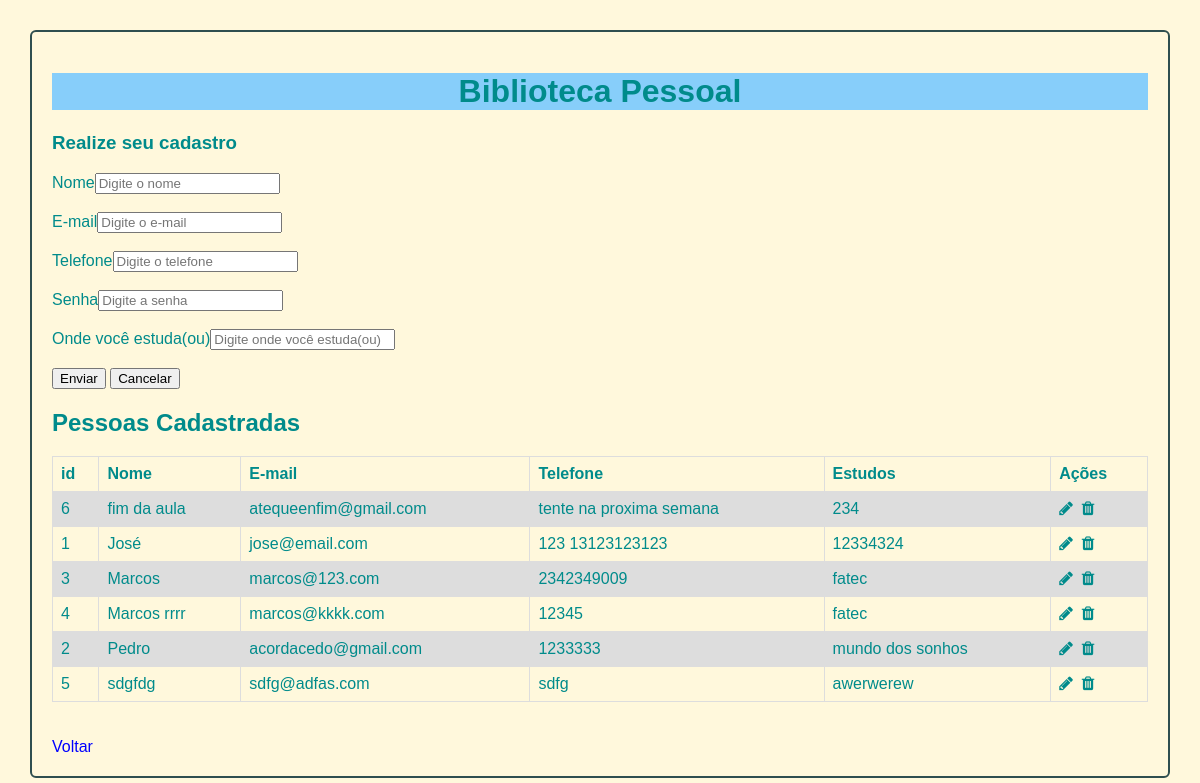
The page /cadpessoa.php (signed in) on the database its author committed.
### tables this page shows
CREATE TABLE `tbpessoas` (
  `id` int(11) NOT NULL,
  `nome` varchar(200) NOT NULL,
  `email` varchar(200) NOT NULL,
  `senha` varchar(20) NOT NULL,
  `telefone` varchar(25) NOT NULL,
  `estudos` varchar(250) NOT NULL
);

### cadpessoa.php (the view, shortened to what this page needs)
<!DOCTYPE html>
<html lang="pt-br">
<head>
    <link rel="stylesheet" href="estilos.css">
    <link rel="stylesheet" href="https://cdnjs.cloudflare.com/ajax/libs/font-awesome/4.7.0/css/font-awesome.min.css">
</head>
<body>
    <h1 class="textocentralizado">Biblioteca Pessoal</h1>
    <h3>Realize seu cadastro</h3>
<form name="form1" action="inserirpessoa.php" method="POST">
    <label>Nome</label><input type="text" name="nome" value="" placeholder="Digite o nome" required><br><br>
    <label>E-mail</label><input type="email" name="email" value="" placeholder="Digite o e-mail" required><br><br>
    <label>Telefone</label><input type="text" name="telefone" value="" placeholder="Digite o telefone" required><br><br>
    <label>Senha</label><input type="password" name="senha" value="" placeholder="Digite a senha" required><br><br>
    <label>Onde você estuda(ou)</label><input type="text" name="estudo" value=""
        placeholder="Digite onde você estuda(ou)" required><br><br>
    <input type="submit" value="Enviar">
    <input type="reset" value="Cancelar">
</form>
<?php
    if(isset($_SESSION["logado"]) && $_SESSION["logado"] == 'sim'){
    ?>
    <h2>Pessoas Cadastradas</h2>
    <table>
    <tr><th>id</th><th>Nome</th><th>E-mail</th><th>Telefone</th><th>Estudos</th><th>Ações</th></tr>
    <?php
        $sql="Select * from tbpessoas order by nome";
        require_once "conexao.php";
        $result = $conn->query($sql);
        $dados = $result->fetchAll(PDO::FETCH_ASSOC);
        foreach ($dados as $linha) {
            echo "<tr><td>".$linha["id"]."</td><td>".$linha["nome"]."</td><td> ".$linha["email"]."</td>".
            "<td>".$linha["telefone"]."</td><td>".$linha["estudos"]."</td>".
            "<td><a href='editarpessoa1.php?id=".$linha["id"]."'><i class='fa fa-pencil'></i></a> ".
            "&nbsp;<a href='excluirpessoa.php?id=".$linha["id"]."'><i class='fa fa-trash'></i></a></td>".
            "</tr>";
        }
    ?>
    </table><br><br>
    <a href="validarlogin.php">Voltar</a><br>
    <?php } else{
        echo "<a href='index.html'>Voltar</a><br>";
    } ?>
</body>
</html>

### estilos.css (style rules this page uses)
body { background-color: cornsilk; color:darkcyan; font-family: Arial, Helvetica, sans-serif; border:darkslategray solid 2px; margin: 30px 30px 30px 30px; padding: 20px 20px 20px 20px; border-radius: 6px; }
a { text-decoration: none; color: blue; }
i { color:darkcyan; }
table { font-family: arial, sans-serif; border-collapse: collapse; width: 100%; }
td, th { border: 1px solid #dddddd; text-align: left; padding: 8px; }
tr:nth-child(even) { background-color: #dddddd; }
.textocentralizado { text-align: center; background-color: lightskyblue; }

### rows shown on the page
tbpessoas: id "6", nome "fim da aula", email "atequeenfim@gmail.com", telefone "tente na proxima semana", estudos "234"
tbpessoas: id "1", nome "José", email "jose@email.com", telefone "123 13123123123", estudos "12334324"
tbpessoas: id "3", nome "Marcos", email "marcos@123.com", telefone "2342349009", estudos "fatec"
tbpessoas: id "4", nome "Marcos rrrr", email "marcos@kkkk.com", telefone "12345", estudos "fatec"
tbpessoas: id "2", nome "Pedro", email "acordacedo@gmail.com", telefone "1233333", estudos "mundo dos sonhos"
tbpessoas: id "5", nome "sdgfdg", email "sdfg@adfas.com", telefone "sdfg", estudos "awerwerew"
